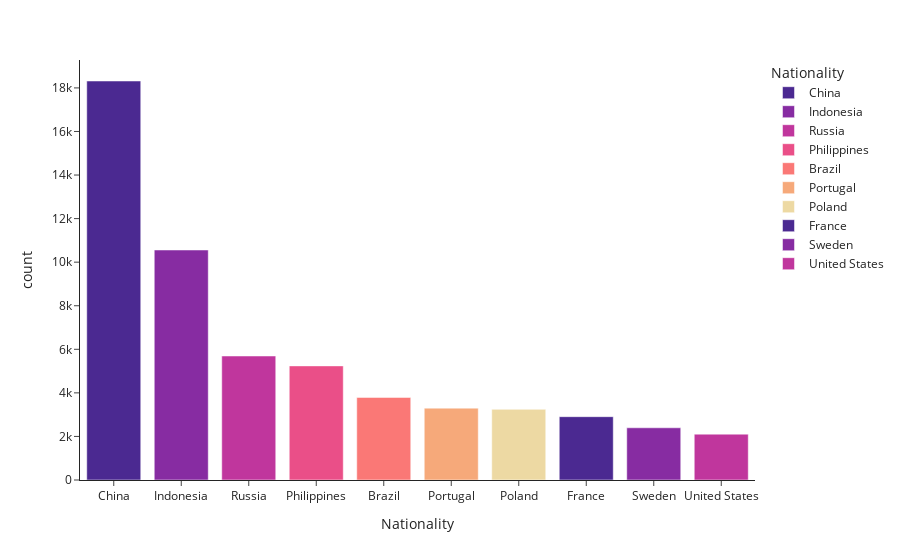

This figure's notebook cell:
### Code cell
# Let's visualise top 10 Nationalities 
px.bar(top10_countries, x='Nationality', y = 'count',color='Nationality',color_discrete_sequence=px.colors.sequential.Agsunset  ,template = 'simple_white')

### Figure 1 — Plotly figure (JSON) as saved in the notebook; plotly's stock layout.template omitted (floating-point values rounded to 4 significant figures)
{"data": [{"alignmentgroup": "True", "hovertemplate": "Nationality=%{x}<br>count=%{y}<extra></extra>", "legendgroup": "China", "marker": {"color": "rgb(75, 41, 145)", "pattern": {"shape": ""}}, "name": "China", "offsetgroup": "China", "orientation": "v", "showlegend": true, "textposition": "auto", "type": "bar", "x": ["China"], "xaxis": "x", "y": [18317], "yaxis": "y"}, {"alignmentgroup": "True", "hovertemplate": "Nationality=%{x}<br>count=%{y}<extra></extra>", "legendgroup": "Indonesia", "marker": {"color": "rgb(135, 44, 162)", "pattern": {"shape": ""}}, "name": "Indonesia", "offsetgroup": "Indonesia", "orientation": "v", "showlegend": true, "textposition": "auto", "type": "bar", "x": ["Indonesia"], "xaxis": "x", "y": [10559], "yaxis": "y"}, {"alignmentgroup": "True", "hovertemplate": "Nationality=%{x}<br>count=%{y}<extra></extra>", "legendgroup": "Russia", "marker": {"color": "rgb(192, 54, 157)", "pattern": {"shape": ""}}, "name": "Russia", "offsetgroup": "Russia", "orientation": "v", "showlegend": true, "textposition": "auto", "type": "bar", "x": ["Russia"], "xaxis": "x", "y": [5693], "yaxis": "y"}, {"alignmentgroup": "True", "hovertemplate": "Nationality=%{x}<br>count=%{y}<extra></extra>", "legendgroup": "Philippines", "marker": {"color": "rgb(234, 79, 136)", "pattern": {"shape": ""}}, "name": "Philippines", "offsetgroup": "Philippines", "orientation": "v", "showlegend": true, "textposition": "auto", "type": "bar", "x": ["Philippines"], "xaxis": "x", "y": [5239], "yaxis": "y"}, {"alignmentgroup": "True", "hovertemplate": "Nationality=%{x}<br>count=%{y}<extra></extra>", "legendgroup": "Brazil", "marker": {"color": "rgb(250, 120, 118)", "pattern": {"shape": ""}}, "name": "Brazil", "offsetgroup": "Brazil", "orientation": "v", "showlegend": true, "textposition": "auto", "type": "bar", "x": ["Brazil"], "xaxis": "x", "y": [3791], "yaxis": "y"}, {"alignmentgroup": "True", "hovertemplate": "Nationality=%{x}<br>count=%{y}<extra></extra>", "legendgroup": "Portugal", "marker": {"color": "rgb(246, 169, 122)", "pattern": {"shape": ""}}, "name": "Portugal", "offsetgroup": "Portugal", "orientation": "v", "showlegend": true, "textposition": "auto", "type": "bar", "x": ["Portugal"], "xaxis": "x", "y": [3299], "yaxis": "y"}, {"alignmentgroup": "True", "hovertemplate": "Nationality=%{x}<br>count=%{y}<extra></extra>", "legendgroup": "Poland", "marker": {"color": "rgb(237, 217, 163)", "pattern": {"shape": ""}}, "name": "Poland", "offsetgroup": "Poland", "orientation": "v", "showlegend": true, "textposition": "auto", "type": "bar", "x": ["Poland"], "xaxis": "x", "y": [3245], "yaxis": "y"}, {"alignmentgroup": "True", "hovertemplate": "Nationality=%{x}<br>count=%{y}<extra></extra>", "legendgroup": "France", "marker": {"color": "rgb(75, 41, 145)", "pattern": {"shape": ""}}, "name": "France", "offsetgroup": "France", "orientation": "v", "showlegend": true, "textposition": "auto", "type": "bar", "x": ["France"], "xaxis": "x", "y": [2907], "yaxis": "y"}, {"alignmentgroup": "True", "hovertemplate": "Nationality=%{x}<br>count=%{y}<extra></extra>", "legendgroup": "Sweden", "marker": {"color": "rgb(135, 44, 162)", "pattern": {"shape": ""}}, "name": "Sweden", "offsetgroup": "Sweden", "orientation": "v", "showlegend": true, "textposition": "auto", "type": "bar", "x": ["Sweden"], "xaxis": "x", "y": [2397], "yaxis": "y"}, {"alignmentgroup": "True", "hovertemplate": "Nationality=%{x}<br>count=%{y}<extra></extra>", "legendgroup": "United States", "marker": {"color": "rgb(192, 54, 157)", "pattern": {"shape": ""}}, "name": "United States", "offsetgroup": "United States", "orientation": "v", "showlegend": true, "textposition": "auto", "type": "bar", "x": ["United States"], "xaxis": "x", "y": [2105], "yaxis": "y"}], "layout": {"autosize": true, "barmode": "relative", "legend": {"title": {"text": "Nationality"}, "tracegroupgap": 0}, "margin": {"t": 60}, "xaxis": {"anchor": "y", "autorange": true, "categoryarray": ["China", "Indonesia", "Russia", "Philippines", "Brazil", "Portugal", "Poland", "France", "Sweden", "United States"], "categoryorder": "array", "domain": [0, 1], "range": [-0.5, 9.5], "title": {"text": "Nationality"}, "type": "category"}, "yaxis": {"anchor": "x", "autorange": true, "domain": [0, 1], "range": [0, 19280.0], "title": {"text": "count"}, "type": "linear"}}}
